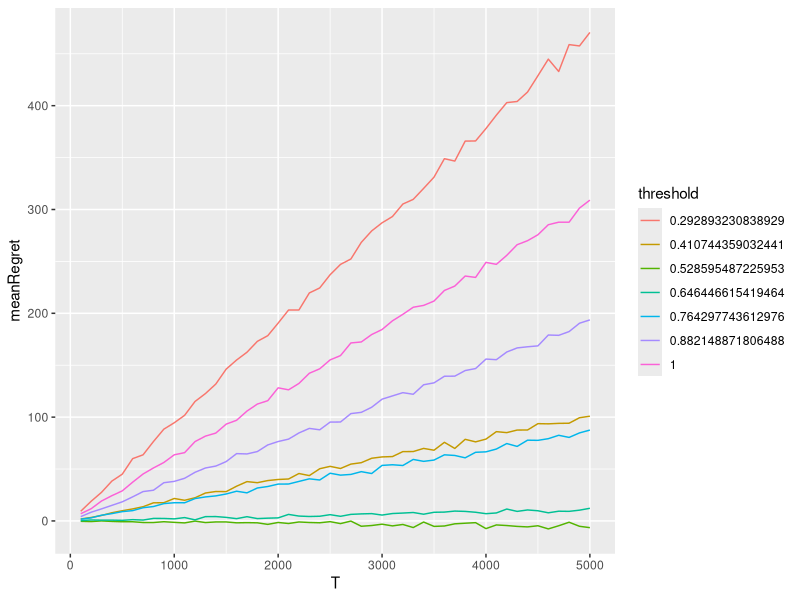
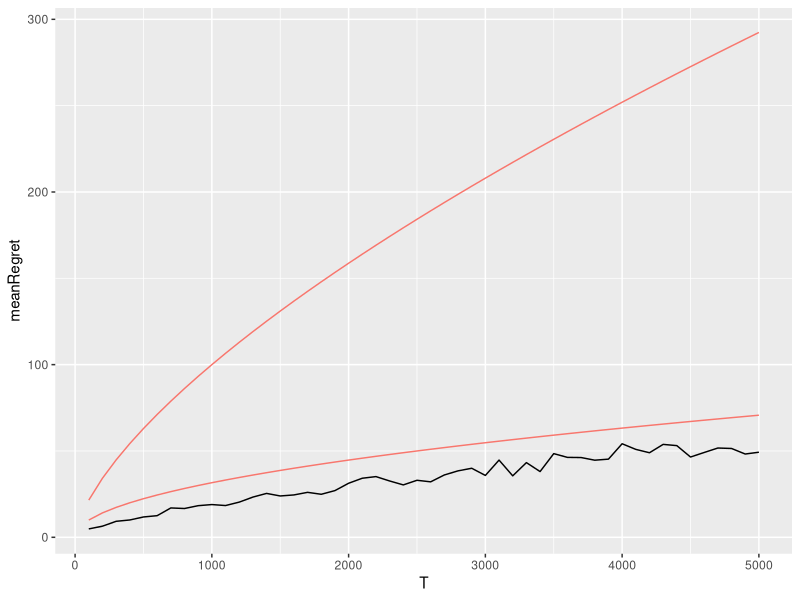
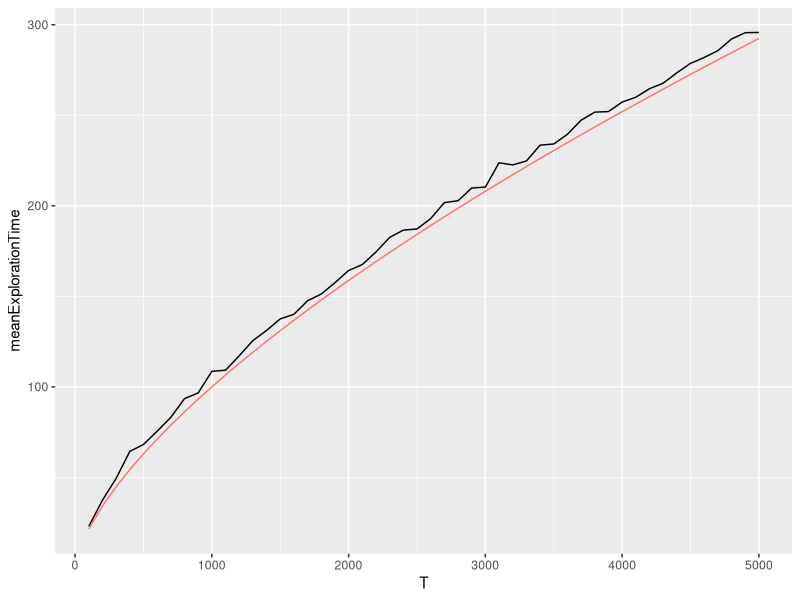
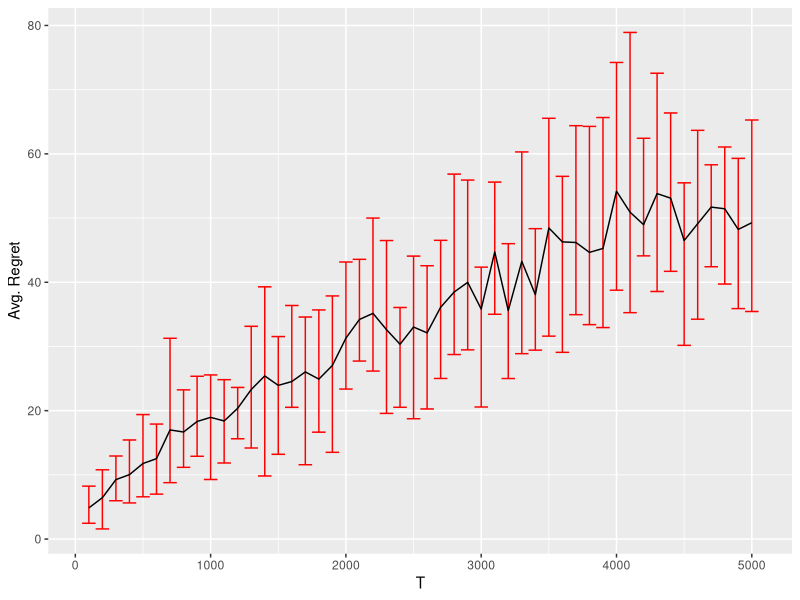
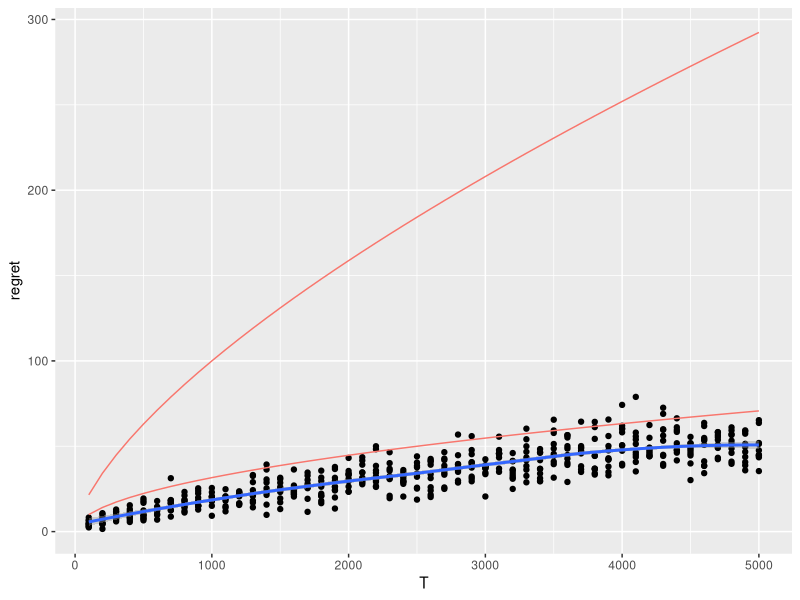
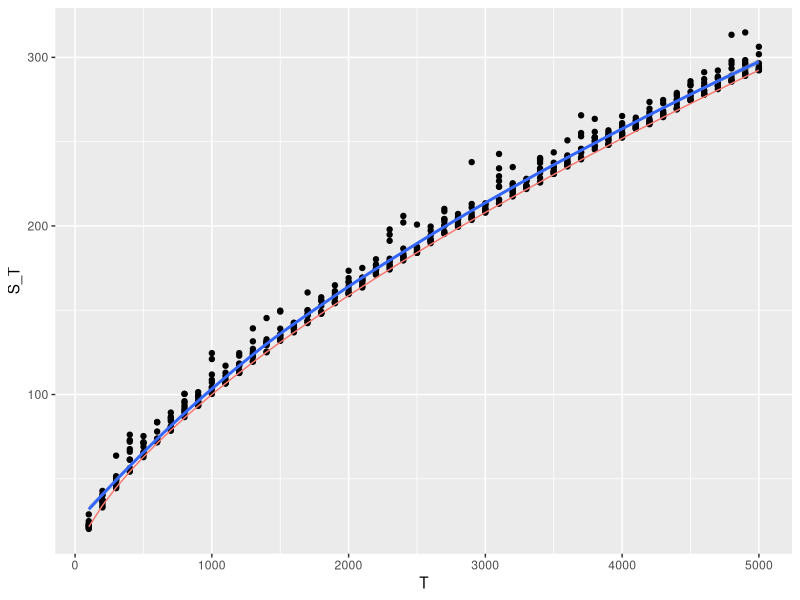

Write the R code that produced these figures, in order.
## ---- chunk 1
knitr::opts_chunk$set(echo = TRUE)
library(tidyverse)
library(ggplot2)
library(dplyr)
library(stats)
## ---- chunk 2
thresholdData <- read.csv("./SimulationData/ThresholdData.csv")
DataStratData <- read.csv("./SimulationData/DataStratIncreasingTData.csv")
## ---- chunk 3
avgThreshold <- thresholdData %>%
  group_by(threshold, T) %>%
  summarise(meanRegret = mean(regret), .groups = "drop")

avgThreshold$threshold = as_factor(avgThreshold$threshold)
## ---- chunk 4
ggplot(data = avgThreshold, aes(T, meanRegret, colour=threshold))+
  geom_line()
## ---- chunk 5
avgDataStrat <- DataStratData %>% 
  group_by(T) %>% 
  summarise(meanRegret = mean(regret),
            sdRegret = sd(regret),
            minRegret = min(regret),
            maxRegret = max(regret),
            meanExplorationTime = mean(S_T),
            sdExplorationTime = sd(S_T),
            .groups = "drop") %>% 
  mutate(lBound = sqrt(T),
         uBound = T^(2/3))
## ---- chunk 6
ggplot(avgDataStrat, aes(x=T))+
  geom_line(aes(y=meanRegret))+
  geom_line(aes(y=lBound, colour="red"), show.legend = FALSE)+
  geom_line(aes(y=uBound, colour="red"), show.legend = FALSE)
## ---- chunk 7
ggplot(avgDataStrat, aes(x=T))+
  geom_line(aes(y=meanExplorationTime))+
  geom_line(aes(y=uBound, colour="red"), show.legend = FALSE)
## ---- chunk 8
ggplot(avgDataStrat, aes(x=T, y=meanRegret))+
  geom_errorbar(aes(ymin=minRegret, ymax=maxRegret), width=100, colour="red")+
  geom_line()+
  ylab("Avg. Regret")
## ---- chunk 9
DataStratData <- DataStratData %>% mutate(lBound = sqrt(T),
                                          uBound = T^(2/3))
## ---- chunk 10
ggplot(DataStratData, aes(x=T))+
  geom_point(aes(y=regret))+
  geom_smooth(aes(y=regret))+
  geom_line(aes(y=lBound, colour="red"), show.legend = FALSE)+
  geom_line(aes(y=uBound, colour="red"), show.legend = FALSE)
## ---- chunk 11
ggplot(DataStratData, aes(x=T))+
  geom_point(aes(y=S_T))+
  geom_smooth(aes(y=S_T))+
  geom_line(aes(y=uBound, colour="red"), show.legend = FALSE)
## ---- chunk 12
m <- nls(regret ~ I(T^power), data = DataStratData, start = list(power=1), trace = T)
## ---- chunk 13
summary(m)
